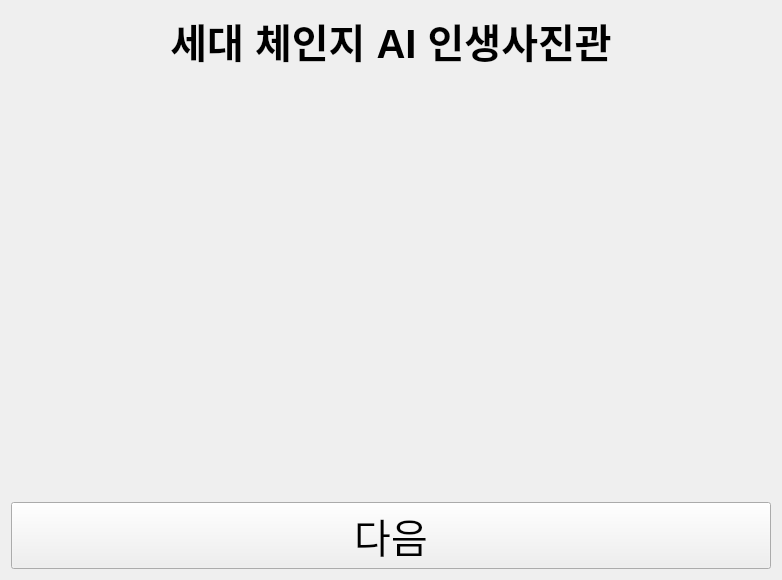
<?xml version="1.0" encoding="UTF-8"?>
<ui version="4.0">
 <class>Form</class>
 <widget class="QWidget" name="Form">
  <property name="geometry">
   <rect>
    <x>0</x>
    <y>0</y>
    <width>780</width>
    <height>580</height>
   </rect>
  </property>
  <property name="windowTitle">
   <string>Form</string>
  </property>
  <layout class="QGridLayout" name="gridLayout_2">
   <item row="0" column="0">
    <layout class="QGridLayout" name="gridLayout" rowstretch="0,1,0">
     <property name="spacing">
      <number>0</number>
     </property>
     <item row="2" column="0">
      <widget class="QPushButton" name="btn_next">
       <property name="minimumSize">
        <size>
         <width>200</width>
         <height>60</height>
        </size>
       </property>
       <property name="font">
        <font>
         <pointsize>30</pointsize>
        </font>
       </property>
       <property name="text">
        <string>다음</string>
       </property>
      </widget>
     </item>
     <item row="0" column="0">
      <widget class="QLabel" name="label">
       <property name="font">
        <font>
         <pointsize>30</pointsize>
         <weight>75</weight>
         <bold>true</bold>
        </font>
       </property>
       <property name="text">
        <string>세대 체인지 AI 인생사진관</string>
       </property>
       <property name="alignment">
        <set>Qt::AlignCenter</set>
       </property>
       <property name="indent">
        <number>0</number>
       </property>
      </widget>
     </item>
     <item row="1" column="0">
      <widget class="QLabel" name="label_2">
       <property name="minimumSize">
        <size>
         <width>760</width>
         <height>400</height>
        </size>
       </property>
       <property name="font">
        <font>
         <pointsize>40</pointsize>
        </font>
       </property>
       <property name="text">
        <string/>
       </property>
       <property name="pixmap">
        <pixmap>../img/main_img.png</pixmap>
       </property>
       <property name="scaledContents">
        <bool>true</bool>
       </property>
       <property name="alignment">
        <set>Qt::AlignCenter</set>
       </property>
      </widget>
     </item>
    </layout>
   </item>
  </layout>
 </widget>
 <resources/>
 <connections/>
</ui>
